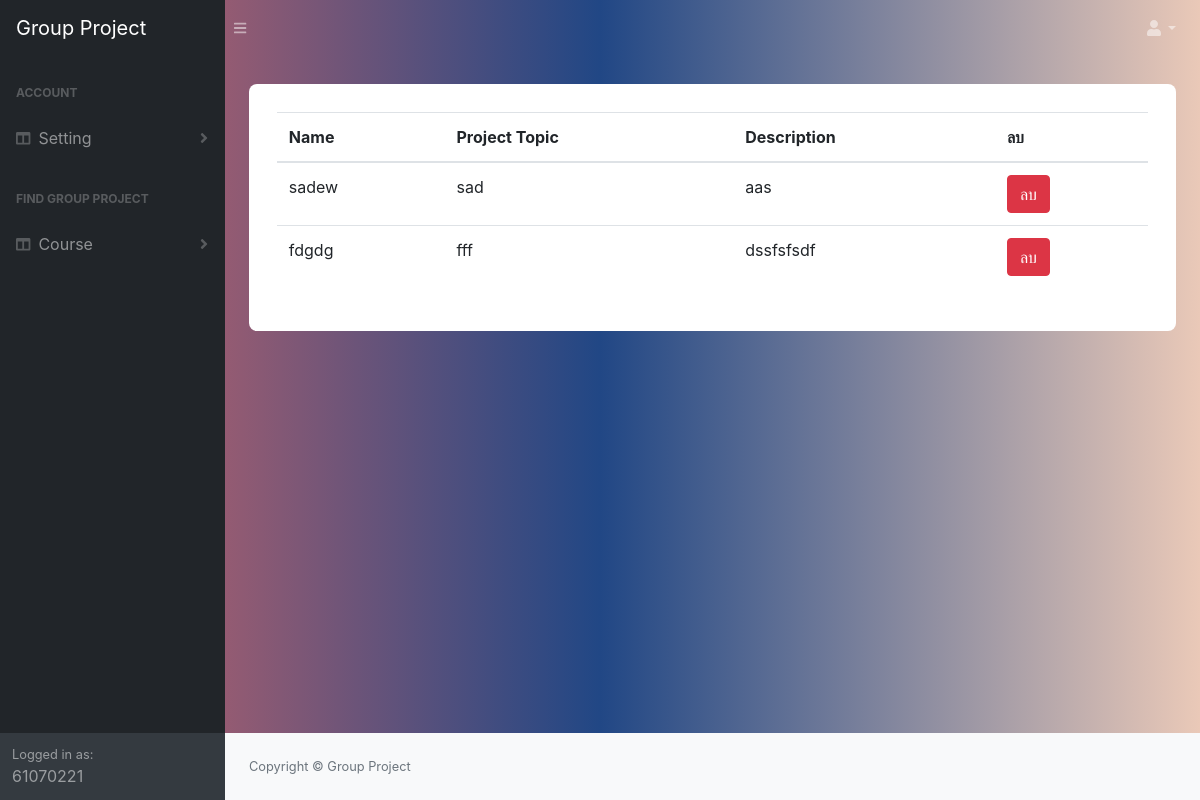
The page /view_pro_ex/12/ (signed in) on the database its author committed.
### manage_app/models.py (models this page shows)
class Student_experience(models.Model):
   experience = models.ForeignKey(Project_experience, on_delete=models.CASCADE)
   student = models.ForeignKey(Student, on_delete=models.CASCADE)

class Project_experience(models.Model):
   student = models.ManyToManyField(Student, through='Student_experience')
   name = models.CharField( max_length=50)
   Project_topic = models.CharField( max_length=50)
   desc = models.TextField()

### manage_app/views.py (the view)
# urls.py: path('view_pro_ex/<int:student_id>/',views.view_pro_ex, name='view_pro_ex') ,
@login_required
def view_pro_ex(request, student_id):
    student = Student.objects.get(pk=student_id)
    project_ex = Student_experience.objects.filter(student=student)
    context = {
        'student': student,
        'project_ex':project_ex
    }
    return render(request, 'manage_app/view_pro_ex_pro.html',context=context)

### manage_app/templates/manage_app/view_pro_ex_pro.html (shortened to what this page needs)
{% extends 'base.html' %}
{% block content %}
<div class="container emp-profile">
   <form class="form-inline" method="GET" action="{% url 'view_pro_ex' student_id=student.id %}">
        <br/><br/>
        <table class="table">
            <thead>
                <tr>
                    <th scope="col">Name </th>
                    <th scope="col">Project Topic </th>
                    <th scope="col">Description </th>
                    <th scope="col">ลบ</th>
                </tr>
            </thead>
            <tbody>
               {% for item in project_ex %}
                <tr>
                    <td>{{ item.experience.name }}</td>
                    <td>{{ item.experience.Project_topic }}</td>
                     <td>  {{item.experience.desc}} </td>
                     <td> <a href="{% url 'find_project_remove_pro_ex' student_id=student.id  pro_id=item.experience.id%}">
                            <div class="btn btn-danger" id="{{item.experience.id }}">ลบ</div>
                        </a>
                    </td>
                </tr>
                {% endfor %}
            </tbody>
        </table>
    </form>
</div>
{% endblock  %}

### templates/base.html (shortened to what this page needs)
<!DOCTYPE html> {% load static %}
<html lang="en">
    <head>
        <link href="{% static 'css/styles.css' %}" rel="stylesheet" />
        <link href="{% static 'css/front.css' %}" rel="stylesheet" />
        <link href="https://cdn.datatables.net/1.10.20/css/dataTables.bootstrap4.min.css" rel="stylesheet" />
    </head>
    <body class="sb-nav-fixed">
        <nav class="sb-topnav navbar navbar-expand navbar-dark " >
            <a class="navbar-brand" href="{%url 'find_project_home' %}">Group Project</a><button class="btn btn-link btn-sm order-1 order-lg-0" id="sidebarToggle" href="#"><i class="fas fa-bars"></i></button
            >
            <ul class="navbar-nav ml-auto ml-md-0">
                <li class="nav-item dropdown">
                    <a class="nav-link dropdown-toggle" id="userDropdown" href="#" role="button" data-toggle="dropdown" aria-haspopup="true" aria-expanded="false"><i class="fas fa-user fa-fw"></i></a>
                </li>
            </ul>
        </nav>
        <div id="layoutSidenav">
            <div id="layoutSidenav_nav">
                <nav class="sb-sidenav accordion sb-sidenav-dark" id="sidenavAccordion">
                    <div class="sb-sidenav-menu">
                        <div class="nav">
                        {% if perms.auth.view_user %}
                          <div class="sb-sidenav-menu-heading">Account </div>
                            <a class="nav-link collapsed" href="#" data-toggle="collapse" data-target="#collapseLayouts" aria-expanded="false" aria-controls="collapseLayouts"
                                ><div class="sb-nav-link-icon"><i class="fas fa-columns"></i></div>
                                Setting
                                <div class="sb-sidenav-collapse-arrow"><i class="fas fa-angle-down"></i></div
                            ></a>
                       {% endif %}
                            <div class="sb-sidenav-menu-heading">Find Group Project</div>
                            <a class="nav-link collapsed" href="#" data-toggle="collapse" data-target="#collapseLayouts" aria-expanded="false" aria-controls="collapseLayouts"
                                ><div class="sb-nav-link-icon"><i class="fas fa-columns"></i></div>
                                Course
                                <div class="sb-sidenav-collapse-arrow"><i class="fas fa-angle-down"></i></div
                            ></a>
                        </div>
                    </div>
                    <div class="sb-sidenav-footer">
                        <div class="small">Logged in as:</div>
                        {{request.user.username}}
                    </div>
                </nav>
            </div>
            <div id="layoutSidenav_content">
                <main>
                    <div class="container-fluid">
                      {% block content %}
                      {% endblock  %}
                    </div>
                </main>
                <footer class="py-4 bg-light mt-auto">
                    <div class="container-fluid">
                        <div class="d-flex align-items-center justify-content-between small">
                            <div class="text-muted">Copyright &copy; Group Project </div>
                        </div>
                    </div>
                </footer>
            </div>
        </div>
    </body>
</html>

### static/css/front.css (style rules this page uses)
body { background: -webkit-linear-gradient(left, #D96767, #214785, #EAC9B8); }
.emp-profile { padding: 3%; margin-top: 3%; margin-bottom: 3%; border-radius: 0.5rem; background: #fff; }

### manage_app/templates/manage_app/view_pro_ex_pro.html (style rules this page uses)
body { background: -webkit-linear-gradient(left, #D96767, #214785, #EAC9B8); }
.emp-profile { padding: 3%; margin-top: 3%; margin-bottom: 3%; border-radius: 0.5rem; background: #fff; }

### rows shown on the page
Student_experience: experience.name "sadew", experience.Project_topic "sad", experience.desc "aas"
Student_experience: experience.name "fdgdg", experience.Project_topic "fff", experience.desc "dssfsfsdf"

### other values the page prints
{{ request.user.username }} "61070221"
